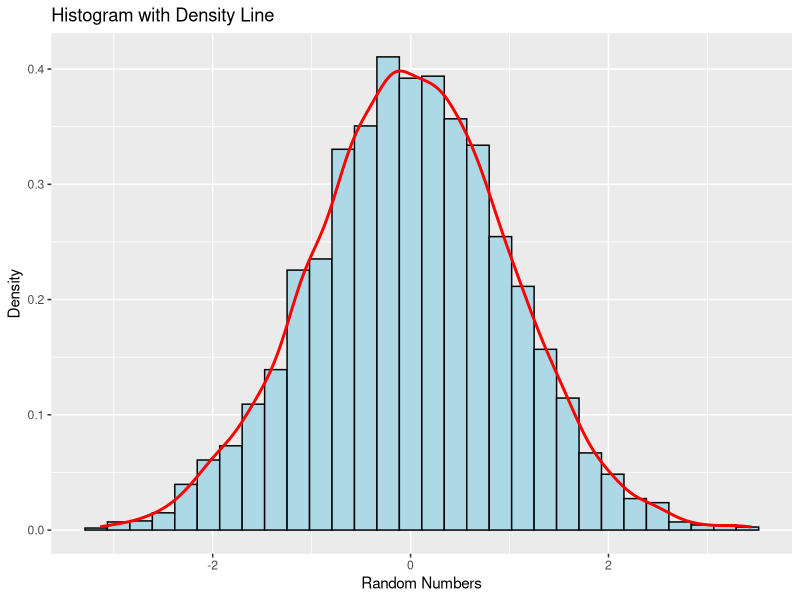
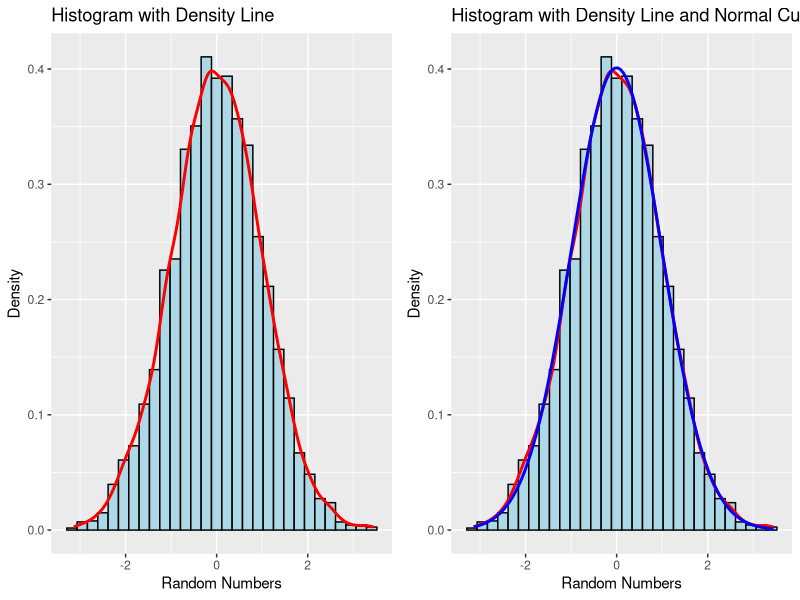
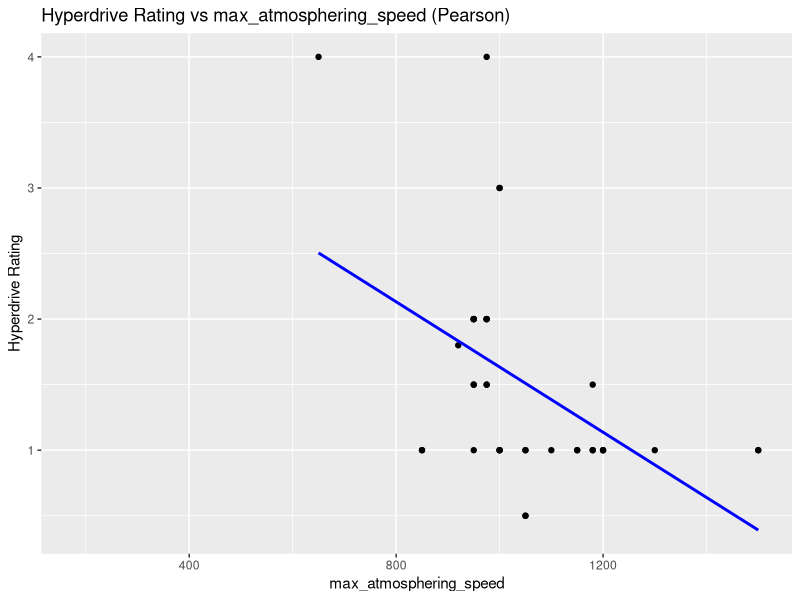
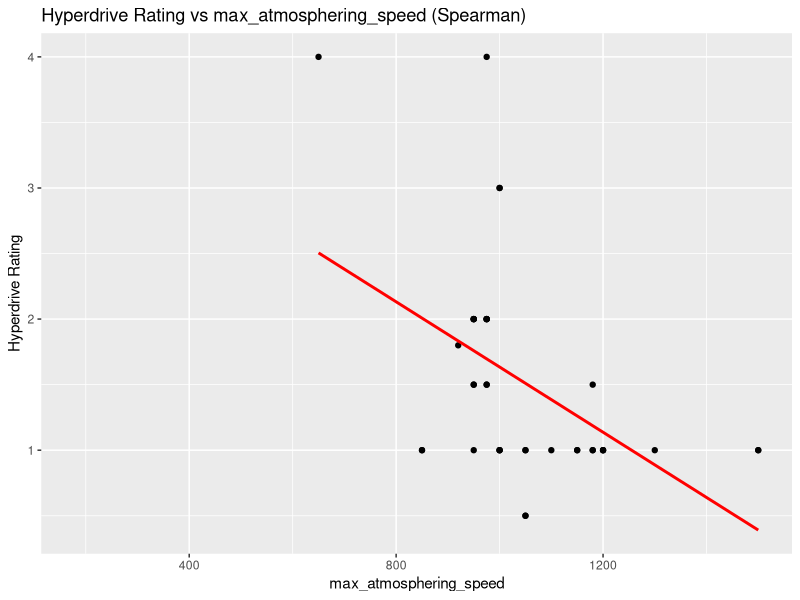
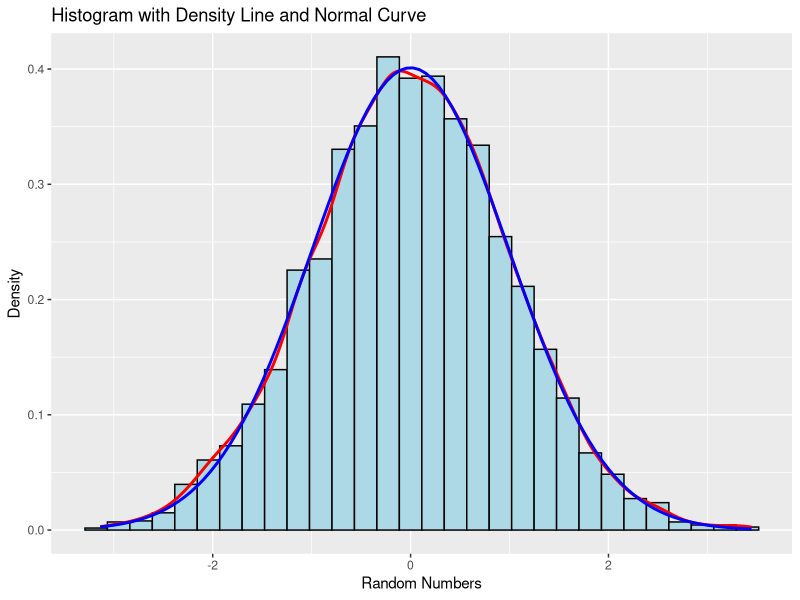
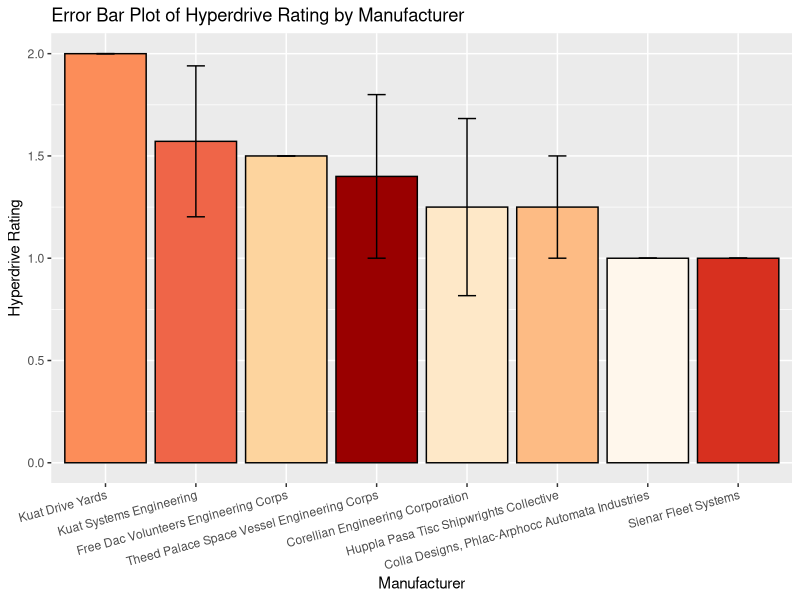
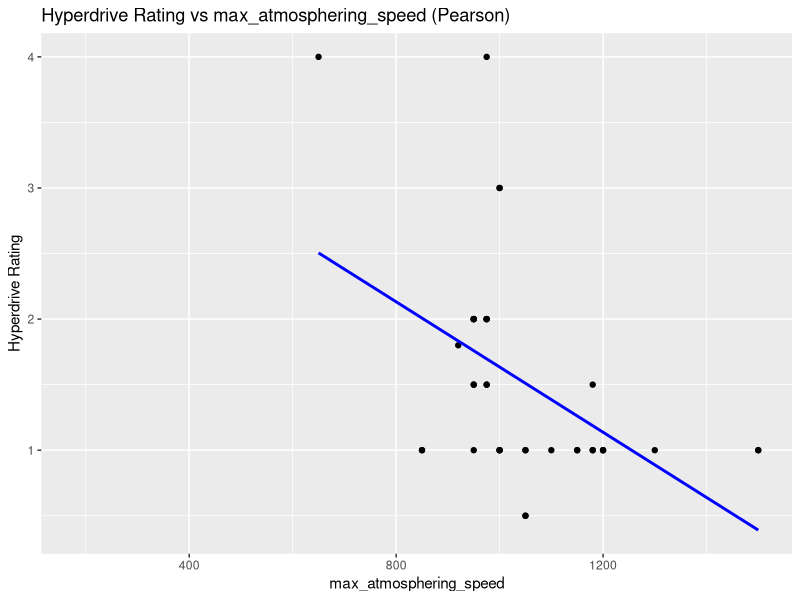
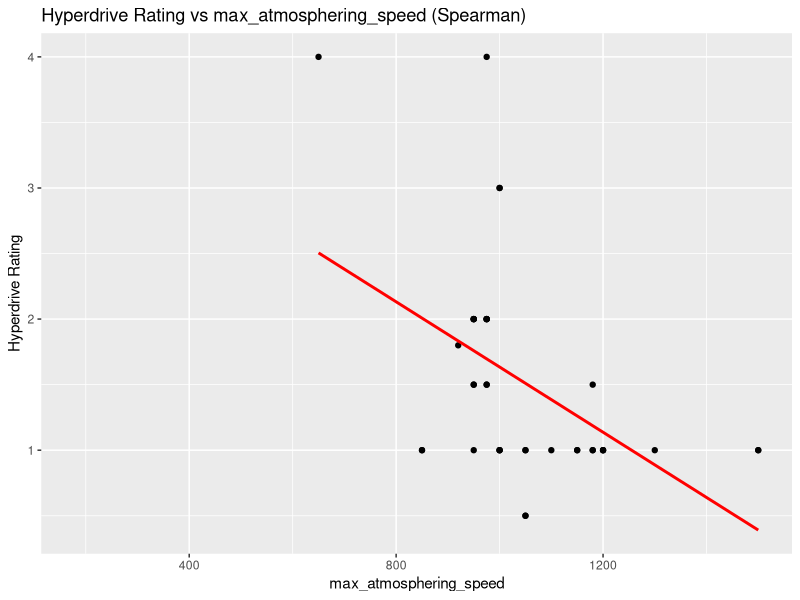

Reproduce these figures in R, in order.
# 1) Header-----------------------------------------
# MariaCiko_Unit1Part1_BIOL672
# MacOS Sonoma 14.6.1
# Libraries/Packages: ggplot2, grid, tidyverse
# Data files: starships.csv

library("ggplot2")
library("grid")
library(tidyverse)

# JUMP to #4
# 2) Dataset ---------------------------------------
# Generate 5000 random numbers from a normal distribution
set.seed(123)  
random_numbers <- rnorm(n = 5000, mean = 0, sd = 1) # rnorm() generates normally distributed random numbers
data = data.frame(random_numbers)

# Calculate the sample mean and standard deviation
sample_mean <- mean(random_numbers)
sample_sd <- sd(random_numbers)

# Print the results
print(paste("Sample Mean:", sample_mean))
print(paste("Sample Standard Deviation:", sample_sd))

# Plot a histogram with a density line
myPlot1<-ggplot(data, aes(x = random_numbers)) +
  geom_histogram(aes(y = after_stat(density)), bins = 30, color = "black", fill = "lightblue") +
  geom_density(color = "red", linewidth = 1) +
  labs(title = "Histogram with Density Line", x = "Random Numbers", y = "Density")
print(myPlot1)

# Overlay a normal distribution curve
myPlot2<-ggplot(data = data, aes(x = random_numbers)) +
  geom_histogram(aes(y = after_stat(density)), bins = 30, color = "black", fill = "lightblue") +
  geom_density(color = "red", linewidth = 1) +
  stat_function(fun = dnorm, args = list(mean = sample_mean, sd = sample_sd), color = "blue", size = 1) +
  labs(title = "Histogram with Density Line and Normal Curve", x = "Random Numbers", y = "Density")
print(myPlot2)

cat("Sample Mean:", sample_mean, "\n")
cat("Sample Standard Deviation:", sample_sd, "\n")

# 3) Automate the printing of stat test output ---------
# Redirect output to a file
sink("desc.txt")
cat("Sample Mean:", sample_mean, "\n")
cat("Sample Standard Deviation:", sample_sd, "\n")
sink()  # Stop redirecting output

# Save plot as Rplots.pdf by default
pdf("Rplots.pdf")
myPlot3<-ggplot(data = data, aes(x = random_numbers)) +
  geom_histogram(aes(y = after_stat(density)), bins = 30, color = "black", fill = "lightblue") +
  geom_density(color = "red", linewidth = 1) +
  stat_function(fun = dnorm, args = list(mean = sample_mean, sd = sample_sd), color = "blue", size = 1) +
  labs(title = "Histogram with Density Line and Normal Curve", x = "Random Numbers", y = "Density")
print(myPlot3)
dev.off()  # Close the PDF device

# Rename the saved Rplots.pdf to histo.pdf
file.rename("Rplots.pdf", "histo.pdf")

# put plots on single PDF page
library('grid')
pushViewport(viewport(layout = grid.layout(1, 2)))
print(myPlot1, vp = viewport(layout.pos.row = 1, layout.pos.col = 1))
print(myPlot2, vp = viewport(layout.pos.row = 1, layout.pos.col = 2))


# 4) One-way ANOVA -------------------------------------------------------------
# Research Question: Are there significant differences in hyperdrive ratings 
# between starships from different manufacturers?

# Load dataset for one-way ANOVA
# df <- read.table("data/archive/csv/starships.csv", sep = ",", header = TRUE)
df <- read.table("starships.csv", sep = ",", header = TRUE) |>
  select(manufacturer, hyperdrive_rating)
glimpse(df)

# Convert manufacturer to a factor (categorical variable)
df$manufacturer <- as.factor(df$manufacturer)

# Keep only manufacturers with more than 1 observations
df_filtered <- df |>
  group_by(manufacturer) |>
  filter(n() > 1) |>
  ungroup()

# Perform one-way ANOVA assuming equal variances
anova_result <- oneway.test(hyperdrive_rating ~ manufacturer, data = df_filtered, var.equal = TRUE)
print(anova_result)

# Create the error bar plot in descending order of ratings for x-axis readability
myErrorBarPlot <- ggplot(df_filtered, aes(x = reorder(manufacturer, -hyperdrive_rating, FUN = mean), 
                                                      y = hyperdrive_rating, fill = manufacturer)) + scale_fill_brewer(palette = "OrRd") +
  stat_summary(fun = mean, geom = "bar", color = "black", show.legend = FALSE) +
  stat_summary(fun.data = mean_se, geom = "errorbar", width = 0.2) +
  labs(title = "Error Bar Plot of Hyperdrive Rating by Manufacturer", x = "Manufacturer", y = "Hyperdrive Rating") +
  theme(axis.text.x = element_text(angle = 15, hjust = 1, vjust = 1)) # tilt x axis labels for readability
ggsave("error_bar_chart.pdf") # Save the plot as a PDF file

# Perform pairwise t-tests with multiple test correction
pairwise_ttests <- pairwise.t.test(df_filtered$hyperdrive_rating, df_filtered$manufacturer, 
                                   p.adjust.method = "none")

# Perform pairwise t-tests with Bonferroni correction
pairwise_bonferroni <- pairwise.t.test(df_filtered$hyperdrive_rating, df_filtered$manufacturer, 
                                       p.adjust.method = "bonferroni")

# Perform pairwise t-tests with Benjamini-Hochberg correction
pairwise_bh <- pairwise.t.test(df_filtered$hyperdrive_rating, df_filtered$manufacturer, 
                               p.adjust.method = "BH")

# Export pairwise t-test results to text files
capture.output(print(pairwise_ttests), file = "pairwise_ttests.txt")
capture.output(print(pairwise_bonferroni), file = "pairwise_ttests_bonferroni.txt")
capture.output(print(pairwise_bh), file = "pairwise_ttests_bh.txt")


# 5) Kruskal-Wallis test, Pearson and Spearman Correlation Tests------
kruskal_result <- kruskal.test(hyperdrive_rating ~ manufacturer, data = df_filtered)
print(kruskal_result)

# Save ANOVA and Kruskal-Wallis test results to a text file
capture.output({
  print(anova_result)
  print(kruskal_result)}, 
  file = "anova_kruskal_results.txt")

# Verbal interpretation of the results
interpretation <- "Interpretation:
1. ANOVA Results: The ANOVA test indicated no significant difference in hyperdrive ratings across different manufacturers (p-value > 0.05).
2. Pairwise T-tests: Pairwise t-tests further examine differences between each pair of manufacturers. Adjustments with Bonferroni and Benjamini-Hochberg methods control for false positives due to multiple comparisons.
3. Kruskal-Wallis Test: Similar to the ANOVA, the Kruskal-Wallis test revealed no significant differences in hyperdrive ratings among manufacturers, confirming the results from the ANOVA.
"

# Print to console and export interpretation to a text file
cat(interpretation)
capture.output(cat(interpretation), file = "interpretation.txt")



# Pearson and Spearman Correlation Tests
# Select two numeric columns for correlation (e.g., hyperdrive_rating and max_atmosphering_speed)
df_corr <- read.table("starships.csv", sep = ",", header = TRUE) |>
  select(hyperdrive_rating, max_atmosphering_speed)

# Pearson correlation (assumes normality)
pearson_test <- cor.test(df_corr$hyperdrive_rating, df_corr$max_atmosphering_speed, method = "pearson")
print(pearson_test)
capture.output(print(pearson_test), file = "pearson_correlation.txt")

# Spearman rank correlation (does not assume normality)
spearman_test <- cor.test(df_corr$hyperdrive_rating, df_corr$max_atmosphering_speed, method = "spearman")
print(spearman_test)
capture.output(print(spearman_test), file = "spearman_correlation.txt")

# Scatterplot for Pearson correlation
ggplot(df_corr, aes(x = max_atmosphering_speed, y = hyperdrive_rating)) +
  geom_point() +
  geom_smooth(method = 'lm', se = FALSE, color = "blue") +
  labs(title = "Hyperdrive Rating vs max_atmosphering_speed (Pearson)", 
       x = "max_atmosphering_speed", y = "Hyperdrive Rating")
ggsave("scatterplot_pearson.pdf")

# Scatterplot for Spearman correlation
ggplot(df_corr, aes(x = max_atmosphering_speed, y = hyperdrive_rating)) +
  geom_point() +
  geom_smooth(method = 'lm', se = FALSE, color = "red") +
  labs(title = "Hyperdrive Rating vs max_atmosphering_speed (Spearman)", 
       x = "max_atmosphering_speed", y = "Hyperdrive Rating")
ggsave("scatterplot_spearman.pdf")


# Perform one-sample KS test on hyperdrive_rating to compare with normal distribution
ks_test <- ks.test(df_filtered$hyperdrive_rating, "pnorm",
                   mean = mean(df_filtered$hyperdrive_rating, na.rm = TRUE),
                   sd = sd(df_filtered$hyperdrive_rating, na.rm = TRUE))
print(ks_test)
capture.output(print(ks_test), file = "ks_test_results.txt")

# Verbal interpretation of the KS test results
interpretation2 <- "Correlation and KS Interpretation:
4. Correlation: Both Pearson and Spearman correlations between hyperdrive rating and max atmosphering speed showed a moderate negative correlation (with the Spearman showing a higher negative correlation), suggesting that as the max atmosphering speed increases, the hyperdrive rating tends to decrease.
5. KS Test for normality: p-value (0.05322) slightly bigger than 0.05, indicating that the hyperdrive ratings do not strictly follow a normal distribution."

full_interpretation <- paste(interpretation, interpretation2, sep="\n")
cat(full_interpretation)
capture.output(cat(full_interpretation), file = "full_interpretation.txt")



# 6) Linear Regression--------------------------------
# Run linear regression
linear_model <- lm(hyperdrive_rating ~ max_atmosphering_speed, data = df_corr)
summary(linear_model)

# Save the linear regression results
capture.output(summary(linear_model), file = "linear_regression_results.txt")

# Plot the regression line with confidence intervals
reg_line <- ggplot(df_corr, aes(x = max_atmosphering_speed, y = hyperdrive_rating)) +
  geom_point() +
  geom_smooth(method = 'lm', se = TRUE, color = "blue") +
  labs(title = "Linear Regression: Hyperdrive Rating vs max_atmosphering_speed",
       x = "max_atmosphering_speed", y = "Hyperdrive Rating") +
  theme_minimal()
ggsave("linear_regression_plot.pdf")

interpretation3 <- "\n Linear regression Interpretation:
6. There is still a moderately indirect relationship between max atmosphering speed and hyperdrive rating, confirming our previous findings with the Pearson and Spearman correlations.
However, the p-value < 0.05, meaning there is significance in max atmosphering speed determining hyperdrive rating.
Regression is more appropriate when you want to make predictions of the dependent variable based on the independent variable, and see how changing the latter affects the first."

full_interpretation <- paste(interpretation, interpretation2, interpretation3, sep="\n")
cat(full_interpretation)
capture.output(cat(full_interpretation), file = "full_interpretation.txt")

